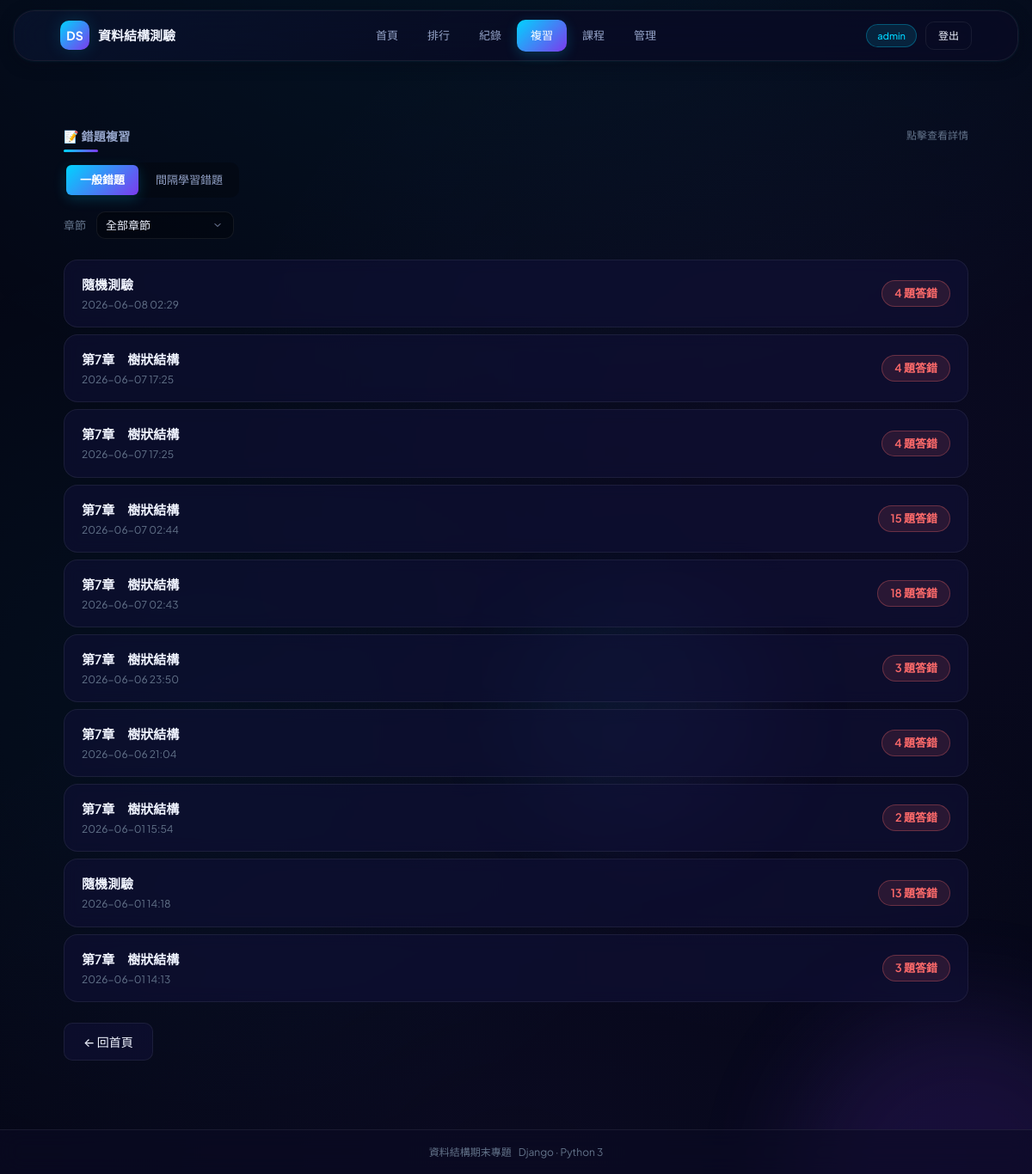
The app's page /wrong-answers/ (signed in) with its own data.
### quiz_app/models.py (models this page shows, shortened)
class User(AbstractUser):
    nickname = models.CharField(max_length=50, blank=True, verbose_name='暱稱')
    student_class = models.CharField(max_length=50, blank=True, null=True, verbose_name='班級')
    is_teacher = models.BooleanField(default=False, verbose_name='教師身分')
    class Meta:
        verbose_name = '使用者'
        verbose_name_plural = '使用者'

class QuizRecord(models.Model):
    user = models.ForeignKey(User, on_delete=models.CASCADE, null=True, blank=True, verbose_name='使用者')
    chapter = models.CharField(max_length=50, verbose_name='章節')
    total_questions = models.IntegerField(verbose_name='總題數')
    correct_count = models.IntegerField(verbose_name='答對題數')
    score = models.FloatField(verbose_name='分數')
    time_spent = models.IntegerField(verbose_name='耗時(秒)', default=0)
    is_sr = models.BooleanField(default=False, verbose_name='間隔學習法')
    created_at = models.DateTimeField(auto_now_add=True, verbose_name='作答時間')
    class Meta:
        verbose_name = '作答記錄'
        verbose_name_plural = '作答記錄'
        ordering = ['-created_at']

### quiz_app/views.py (the view)
# urls.py: path('wrong-answers/', views.wrong_answers, name='wrong_answers'),
def wrong_answers(request):
    if not request.user.is_authenticated:
        return redirect('login')
    from django.db.models import Count
    chapter = request.GET.get('chapter', '')
    qs = QuizRecord.objects.filter(user=request.user)
    if chapter:
        qs = qs.filter(chapter=chapter)
    records = qs.annotate(
        wrong_count=Count('wronganswer')
    ).filter(wrong_count__gt=0).order_by('-created_at')[:20]
    chapters_list = sorted(set(
        QuizRecord.objects.values_list('chapter', flat=True)
    ), key=_chapter_sort_key)
    return render(request, 'quiz_app/wrong_answers.html', {
        'records': records,
        'chapters': chapters_list,
        'selected_chapter': chapter,
        'mode': 'general',
    })

### quiz_app/views.py (called while the page is built)
def _chapter_sort_key(ch):
    m = re.search(r'第(\d+)章', ch)
    return int(m.group(1)) if m else 0

### quiz_app/templates/quiz_app/wrong_answers.html (shortened to what this page needs)
<!DOCTYPE html>
<html lang="zh-Hant">
<head>
  {% load static %}
  <link rel="stylesheet" href="{% static 'quiz_app/css/style.css' %}"/>
</head>
<body>
  <div class="stars">
  </div>
  <div class="floating-orb"></div>
  <div class="floating-orb"></div>
<div class="app">
  <header class="header">
    <div class="header-inner">
      <a class="brand" href="{% url 'home' %}">
        <span class="brand-icon">DS</span>
        <span>資料結構測驗</span>
      </a>
      <nav class="nav" id="main-nav">
        <a class="nav-link" href="{% url 'home' %}">首頁</a>
        <a class="nav-link" href="{% url 'leaderboard' %}">排行</a>
        <a class="nav-link" href="{% url 'quiz_records' %}">紀錄</a>
        <a class="nav-link active" href="{% url 'wrong_answers' %}">複習</a>
        {% if user.is_authenticated and user.is_teacher %}
        <a class="nav-link" href="{% url 'classroom_list' %}">課程</a>
        {% elif user.is_authenticated %}
        <a class="nav-link" href="{% url 'classroom_my' %}">課程</a>
        {% endif %}
        {% if user.is_staff %}
        <a class="nav-link" href="{% url 'admin_panel' %}">管理</a>
        {% endif %}
      </nav>
      <div class="header-meta">
        {% if user.is_authenticated %}
          <span class="tag tag-cyan" id="user-tag" onclick="openProfileModal()" style="cursor:pointer;" data-nickname="{{ user.nickname|default:'' }}" data-email="{{ user.email|default:'' }}" data-student-class="{{ user.student_class|default:'' }}">{{ user.nickname|default:user.username }}</span>
          <a href="{% url 'logout' %}" class="btn btn-sm btn-ghost">登出</a>
        {% endif %}
      </div>
    </div>
  </header>
  <main>
    <div class="container">
      <div class="section-head">
        <h3 class="section-title">📝 錯題複習</h3>
        <span class="section-meta">點擊查看詳情</span>
      </div>
      <div class="seg" style="margin-bottom:16px;">
        <a href="{% url 'wrong_answers' %}?chapter={{ selected_chapter }}" class="{% if mode == 'general' %}active{% endif %}">一般錯題</a>
        <a href="{% url 'sr_wrong_answers' %}?chapter={{ selected_chapter }}" class="{% if mode == 'sr' %}active{% endif %}">間隔學習錯題</a>
      </div>
      <form method="get" action="{% if mode == 'sr' %}{% url 'sr_wrong_answers' %}{% else %}{% url 'wrong_answers' %}{% endif %}" style="display:flex;gap:12px;align-items:center;margin-bottom:24px;flex-wrap:wrap;">
        <label class="dim" style="font-size:13px;">章節</label>
        <select class="input input-sm" name="chapter" onchange="this.form.submit()" style="width:auto;min-width:160px;">
          <option value="">全部章節</option>
        </select>
      </form>
      {% if records %}
      <div class="record-list">
        {% for record in records %}
        <a href="{% if mode == 'sr' %}{% url 'sr_wrong_answers_detail' record.id %}{% else %}{% url 'wrong_answers_detail' record.id %}{% endif %}" class="record-row">
          <div class="record-info">
            <div class="record-chapter">{{ record.chapter }}</div>
            <div class="record-time">{{ record.created_at|date:"Y-m-d H:i" }}</div>
          </div>
          <div class="wrong-count-badge">{{ record.wrong_count }} 題答錯</div>
        </a>
        {% endfor %}
      </div>
      {% endif %}
      <div style="margin-top:24px;">
        <a class="btn" href="{% url 'home' %}">← 回首頁</a>
      </div>
    </div>
  </main>
  <footer class="app-footer">
    <div class="container footer-inner" style="padding:0;">
      <div class="dim" style="font-size:12px">資料結構期末專題</div>
      <div class="dim" style="font-size:12px">Django · Python 3</div>
    </div>
  </footer>
</div>
</body>
</html>

### records on screen
User: nickname "admin"
QuizRecord: chapter "隨機測驗", created_at "2026-06-08 02:29", wrong_count "4"
QuizRecord: chapter "第7章 樹狀結構", created_at "2026-06-07 17:25", wrong_count "4"
QuizRecord: chapter "第7章 樹狀結構", created_at "2026-06-07 17:25", wrong_count "4"
QuizRecord: chapter "第7章 樹狀結構", created_at "2026-06-07 02:44", wrong_count "15"
QuizRecord: chapter "第7章 樹狀結構", created_at "2026-06-07 02:43", wrong_count "18"
QuizRecord: chapter "第7章 樹狀結構", created_at "2026-06-06 23:50", wrong_count "3"
QuizRecord: chapter "第7章 樹狀結構", created_at "2026-06-06 21:04", wrong_count "4"
QuizRecord: chapter "第7章 樹狀結構", created_at "2026-06-01 15:54", wrong_count "2"
QuizRecord: chapter "隨機測驗", created_at "2026-06-01 14:18", wrong_count "13"
QuizRecord: chapter "第7章 樹狀結構", created_at "2026-06-01 14:13", wrong_count "3"
